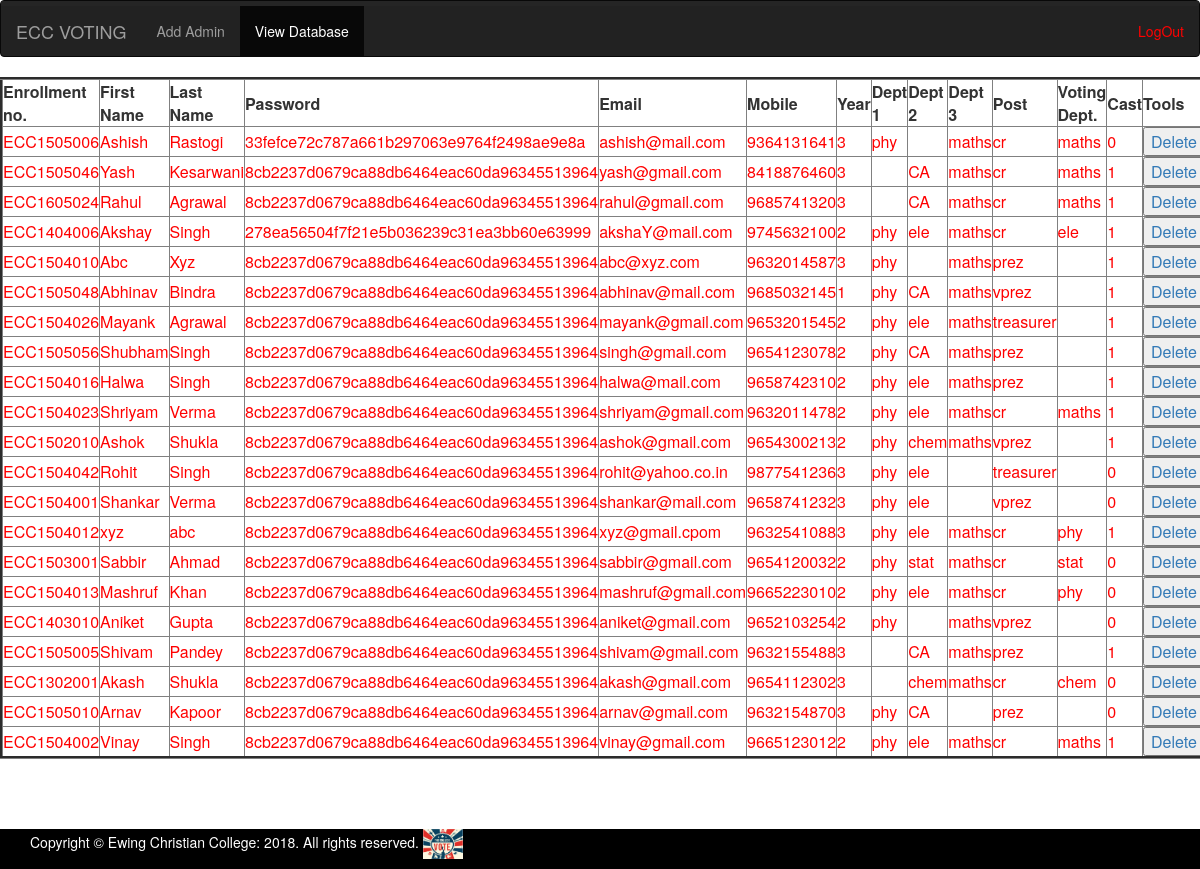
/Admin/View.php?id=voter (signed in), run on the app's committed database.
### tables this page shows
CREATE TABLE IF NOT EXISTS `vregister` (
  `eid` varchar(10) NOT NULL,
  `uid` int(11) NOT NULL AUTO_INCREMENT,
  `fname` varchar(1000) NOT NULL,
  `lname` varchar(1000) NOT NULL,
  `pass` varchar(1000) NOT NULL,
  `mail` varchar(2000) NOT NULL,
  `mobile` varchar(13) NOT NULL,
  `year` varchar(3) NOT NULL,
  `dept1` varchar(250) DEFAULT NULL,
  `dept2` varchar(250) DEFAULT NULL,
  `dept3` varchar(250) DEFAULT NULL,
  `post` varchar(250) NOT NULL,
  `vdpt` varchar(200) NOT NULL,
  `cast` tinyint(1) NOT NULL DEFAULT '0',
  PRIMARY KEY (`uid`),
  UNIQUE KEY `mobile` (`mobile`),
  UNIQUE KEY `eid` (`eid`)
);

### Admin/Connect.php (the view, shortened to what this page needs)
<?php
 class connect
  {
    function __construct()
	 {
		$this->con=mysqli_connect("localhost","root","","voting");
	 }
  }
 class display extends connect
  {
    function viewvoter()
	{
	  $this->cmd="select * from vregister";
	  $res=mysqli_query($this->con,$this->cmd);
	  echo "<table border=3>";
		 echo "<tr>";
		 echo "<th>Enrollment no.</th>";
		 echo "<th>First Name</th>";
		 echo "<th>Last Name</th>";
		 echo "<th>Password</th>";
		 echo "<th>Email</th>";
		 echo "<th>Mobile</th>";
		 echo "<th>Year</th>";
		 echo "<th>Dept 1</th>";
		 echo "<th>Dept 2</th>";
		 echo "<th>Dept 3</th>";
		 echo "<th>Post</th>";
		 echo "<th>Voting Dept.</th>";
		 echo "<th>Cast</th>";
		 echo "<th>Tools</th>";
		 echo "</tr>";
		while($row=mysqli_fetch_array($res))
		{
		 echo "<tr  style=\"color:red\">";
		 echo "<td>$row[0]</td>";
		 echo "<td>$row[2]</td>";
		 echo "<td>$row[3]</td>";
		 echo "<td>$row[4]</td>";
		 echo "<td>$row[5]</td>";
		 echo "<td>$row[6]</td>";
		 echo "<td>$row[7]</td>";
		 echo "<td>$row[8]</td>";
		 echo "<td>$row[9]</td>";
		 echo "<td>$row[10]</td>";
		 echo "<td>$row[11]</td>";
		 echo "<td>$row[12]</td>";
		 echo "<td>$row[13]</td>";
		 echo "<td><button><a href='Delete.php?eid=$row[0]'>Delete</a></button></td>";
		 echo "</tr>";
		}
	   echo "</table>" ;
	}
  }
?>

### data on the page
vregister: eid "ECC1505006", fname "Ashish", lname "Rastogi", pass "33fefce72c787a661b297063e9764f2498ae9e8a", mail "ashish@mail.com", mobile "9364131641", year "3", dept1 "phy", dept3 "maths", post "cr", vdpt "maths", cast "0"
vregister: eid "ECC1505046", fname "Yash", lname "Kesarwani", pass "8cb2237d0679ca88db6464eac60da96345513964", mail "yash@gmail.com", mobile "8418876460", year "3", dept2 "CA", dept3 "maths", post "cr", vdpt "maths", cast "1"
vregister: eid "ECC1605024", fname "Rahul", lname "Agrawal", pass "8cb2237d0679ca88db6464eac60da96345513964", mail "rahul@gmail.com", mobile "9685741320", year "3", dept2 "CA", dept3 "maths", post "cr", vdpt "maths", cast "1"
vregister: eid "ECC1404006", fname "Akshay", lname "Singh", pass "278ea56504f7f21e5b036239c31ea3bb60e63999", mail "akshaY@mail.com", mobile "9745632100", year "2", dept1 "phy", dept2 "ele", dept3 "maths", post "cr", vdpt "ele", cast "1"
vregister: eid "ECC1504010", fname "Abc", lname "Xyz", pass "8cb2237d0679ca88db6464eac60da96345513964", mail "abc@xyz.com", mobile "9632014587", year "3", dept1 "phy", dept3 "maths", post "prez", cast "1"
vregister: eid "ECC1505048", fname "Abhinav", lname "Bindra", pass "8cb2237d0679ca88db6464eac60da96345513964", mail "abhinav@mail.com", mobile "9685032145", year "1", dept1 "phy", dept2 "CA", dept3 "maths", post "vprez", cast "1"
vregister: eid "ECC1504026", fname "Mayank", lname "Agrawal", pass "8cb2237d0679ca88db6464eac60da96345513964", mail "mayank@gmail.com", mobile "9653201545", year "2", dept1 "phy", dept2 "ele", dept3 "maths", post "treasurer", cast "1"
vregister: eid "ECC1505056", fname "Shubham", lname "Singh", pass "8cb2237d0679ca88db6464eac60da96345513964", mail "singh@gmail.com", mobile "9654123078", year "2", dept1 "phy", dept2 "CA", dept3 "maths", post "prez", cast "1"
vregister: eid "ECC1504016", fname "Halwa", lname "Singh", pass "8cb2237d0679ca88db6464eac60da96345513964", mail "halwa@mail.com", mobile "9658742310", year "2", dept1 "phy", dept2 "ele", dept3 "maths", post "prez", cast "1"
vregister: eid "ECC1504023", fname "Shriyam", lname "Verma", pass "8cb2237d0679ca88db6464eac60da96345513964", mail "shriyam@gmail.com", mobile "9632011478", year "2", dept1 "phy", dept2 "ele", dept3 "maths", post "cr", vdpt "maths", cast "1"
vregister: eid "ECC1502010", fname "Ashok", lname "Shukla", pass "8cb2237d0679ca88db6464eac60da96345513964", mail "ashok@gmail.com", mobile "9654300213", year "2", dept1 "phy", dept2 "chem", dept3 "maths", post "vprez", cast "1"
vregister: eid "ECC1504042", fname "Rohit", lname "Singh", pass "8cb2237d0679ca88db6464eac60da96345513964", mail "rohit@yahoo.co.in", mobile "9877541236", year "3", dept1 "phy", dept2 "ele", post "treasurer", cast "0"
vregister: eid "ECC1504001", fname "Shankar", lname "Verma", pass "8cb2237d0679ca88db6464eac60da96345513964", mail "shankar@mail.com", mobile "9658741232", year "3", dept1 "phy", dept2 "ele", post "vprez", cast "0"
vregister: eid "ECC1504012", fname "xyz", lname "abc", pass "8cb2237d0679ca88db6464eac60da96345513964", mail "xyz@gmail.cpom", mobile "9632541088", year "3", dept1 "phy", dept2 "ele", dept3 "maths", post "cr", vdpt "phy", cast "1"
vregister: eid "ECC1503001", fname "Sabbir", lname "Ahmad", pass "8cb2237d0679ca88db6464eac60da96345513964", mail "sabbir@gmail.com", mobile "9654120032", year "2", dept1 "phy", dept2 "stat", dept3 "maths", post "cr", vdpt "stat", cast "0"
vregister: eid "ECC1504013", fname "Mashruf", lname "Khan", pass "8cb2237d0679ca88db6464eac60da96345513964", mail "mashruf@gmail.com", mobile "9665223010", year "2", dept1 "phy", dept2 "ele", dept3 "maths", post "cr", vdpt "phy", cast "0"
vregister: eid "ECC1403010", fname "Aniket", lname "Gupta", pass "8cb2237d0679ca88db6464eac60da96345513964", mail "aniket@gmail.com", mobile "9652103254", year "2", dept1 "phy", dept3 "maths", post "vprez", cast "0"
vregister: eid "ECC1505005", fname "Shivam", lname "Pandey", pass "8cb2237d0679ca88db6464eac60da96345513964", mail "shivam@gmail.com", mobile "9632155488", year "3", dept2 "CA", dept3 "maths", post "prez", cast "1"
vregister: eid "ECC1302001", fname "Akash", lname "Shukla", pass "8cb2237d0679ca88db6464eac60da96345513964", mail "akash@gmail.com", mobile "9654112302", year "3", dept2 "chem", dept3 "maths", post "cr", vdpt "chem", cast "0"
vregister: eid "ECC1505010", fname "Arnav", lname "Kapoor", pass "8cb2237d0679ca88db6464eac60da96345513964", mail "arnav@gmail.com", mobile "9632154870", year "3", dept1 "phy", dept2 "CA", post "prez", cast "0"
vregister: eid "ECC1504002", fname "Vinay", lname "Singh", pass "8cb2237d0679ca88db6464eac60da96345513964", mail "vinay@gmail.com", mobile "9665123012", year "2", dept1 "phy", dept2 "ele", dept3 "maths", post "cr", vdpt "maths", cast "1"
